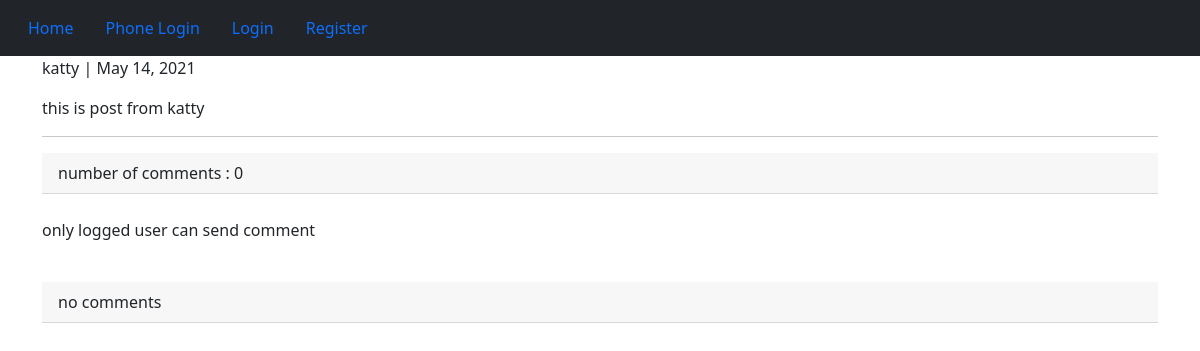
The page /2021/5/14/this-is-post-from-katty/ on the database as committed earlier.
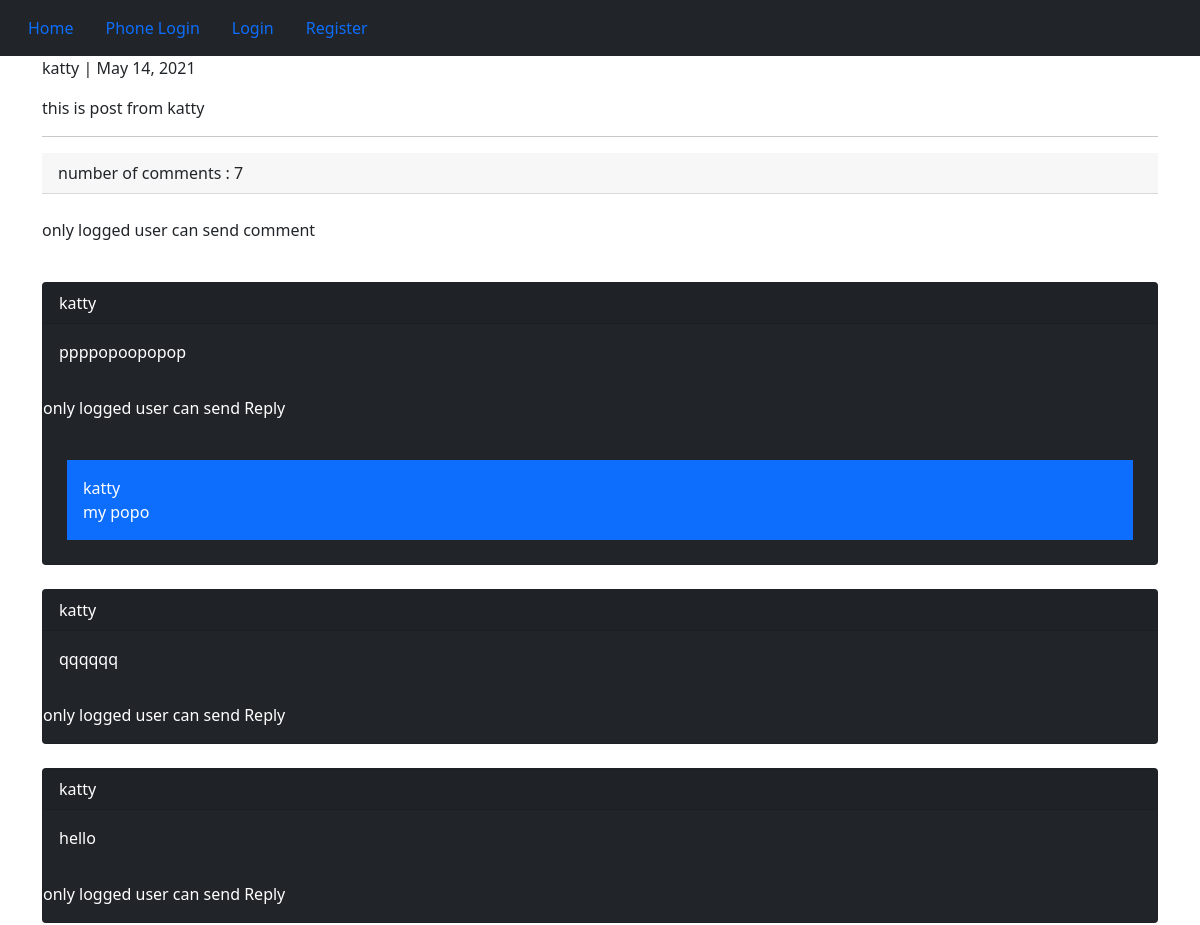
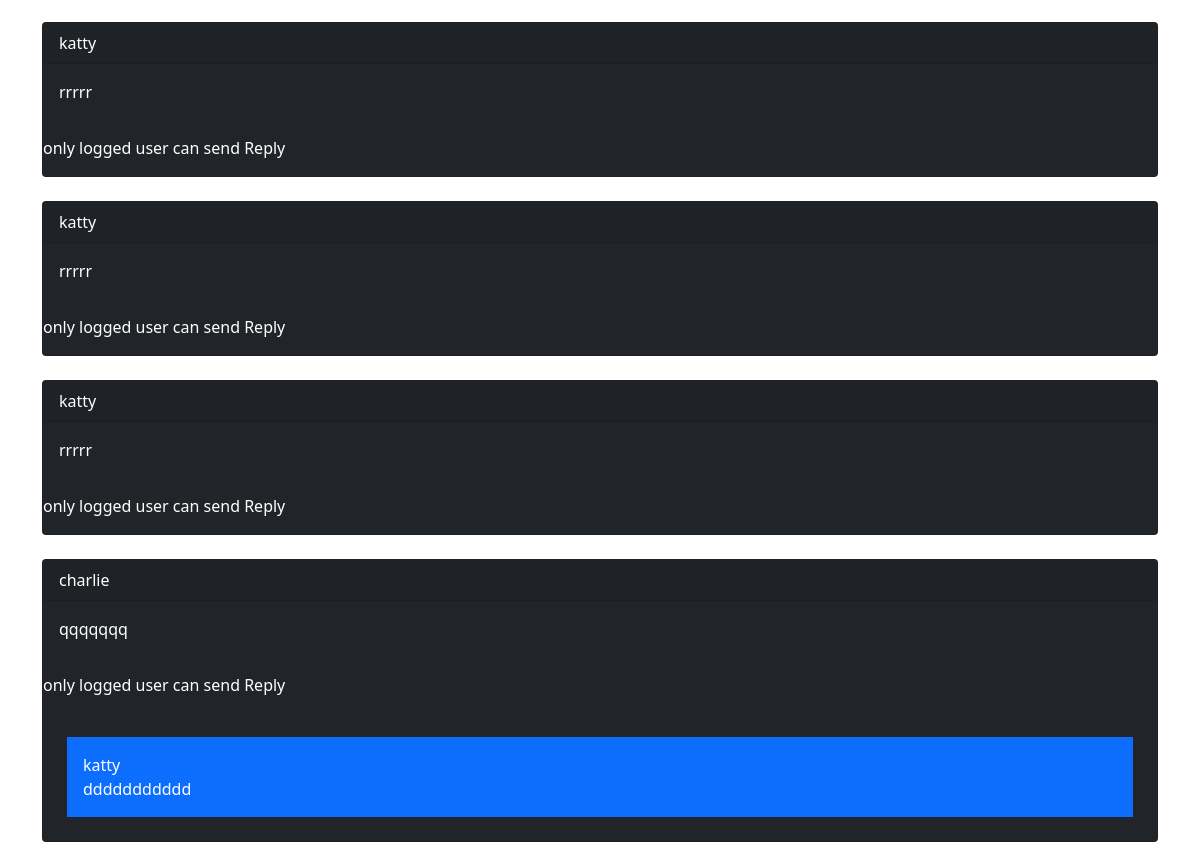
The same page on the database as committed later (2 pictures, top to bottom).
### posts/models.py (models this page shows, shortened)
class Post (models.Model):
    user =      models.ForeignKey(User, on_delete = models.CASCADE)
    body =      models.TextField(max_length = 500)
    slug =      models.SlugField(max_length = 200)
    created =   models.DateTimeField(auto_now_add = True)
    class Meta :
        ordering = ('-created',)

class Comment(models.Model):
    user =      models.ForeignKey(User, on_delete=models.CASCADE , related_name='usercomments')
    post =      models.ForeignKey(Post, on_delete=models.CASCADE , related_name='postcomments')
    reply =     models.ForeignKey('self', on_delete=models.CASCADE, null=True, blank=True, related_name='replies' )
    is_reply =  models.BooleanField(default=False)
    body =      models.TextField(max_length=400)
    created =   models.DateTimeField(auto_now_add=True)
    class Meta :
        ordering = ('-created',)

### posts/views.py (the view, shortened to what this page needs)
# urls.py: path('<int:year>/<int:month>/<int:day>/<slug:slug>/', views.post_detail, name='post_detail'),
def post_detail(request, year, month, day, slug):
    the_post = get_object_or_404( Post, created__year = year, created__month = month, created__day = day, slug = slug )
    comments = the_post.postcomments.filter(is_reply = False)
    form = AddCommentForm()
    reply_form = AddReplyForm()
    context = {
        'post' : the_post,
        'comments' : comments ,
        'form' : form,
        'reply_form' : reply_form
    }
    return render(request,'posts/post_detail.html', context)

### posts/templates/posts/post_detail.html (shortened to what this page needs)
{% extends 'base.html' %}
{% block content %}
    <p>{{ post.user }} |  {{ post.created|date }}</p>
    <p>{{ post.body }}</p>
    <hr />
    <p class='card-header' >number of comments : {{ comments.count }}</p>
    <br />
    {% if request.user.is_authenticated %}
        <form action='' method='POST'>
            {% csrf_token %}
            {{ form.as_p }}
            <input type='submit' value='Send comment' class='btn btn-primary' >
        </form>
    {% else %}
        <p>only logged user can send comment</p>
    {% endif %}
    <br />
    {% for comment in comments %}
        <div class='card bg-dark text-white' >
            <p class='card-header' >{{ comment.user }}</p>
            <p class='card-body' >{{ comment.body }}</p>
            {% if request.user.is_authenticated %}
            <div class ='card-body' >
                <form action='{% url "posts:add_reply" comment.id %}' method='POST' >
                    {% csrf_token %}
                    {{ form.as_p }}
                    <input type='submit' value='Send Reply' class='btn btn-primary' >
                </form>
            </div>
            {% else %}
                <p>only logged user can send Reply</p>
            {% endif %}
            {% for reply in comment.replies.all %}
                <p class='bg-primary text-white p-3 m-4' >{{ reply.user }} <br /> {{ reply.body }} </p>
            {% endfor %}
        </div>
        <br />
    {% empty %}
        <p class='card-header' > no comments </p>
    {% endfor %}
{% endblock %}

### templates/base.html (shortened to what this page needs)
<!DOCTYPE html>
<html>
    <head>
        <link href="https://cdn.jsdelivr.net/npm/bootstrap@5.0.0-beta3/dist/css/bootstrap.min.css" rel="stylesheet">
    </head>
    <body>
        {% include 'inc/navbar.html' %}
        <div class="container" >
            {% block content %} {% endblock %}
        </div>
    </body>
</html>

### templates/inc/navbar.html
<nav class="navbar navbar-expand-lg navbar-dark bg-dark">
    <div class="container-fluid">
      <div class="collapse navbar-collapse" id="navbarNav">
        <a class="nav-link active" aria-current="page" href="{% url 'posts:all_posts' %}">Home</a>
        {% if request.user.is_authenticated %}
        <a class="nav-link active" aria-current="page" href="{% url 'posts:add_post' %}">Add Post</a>
        <a class="nav-link active" aria-current="page" href="{% url 'usermanage:edit_profile' %}">Edit Profile</a>
        <a class="nav-link active" aria-current="page" href="{% url 'usermanage:logout' %}">Logout</a>
        {% else %}
        <a class="nav-link active" aria-current="page" href="{% url 'usermanage:phone_login' %}">Phone Login</a>
        <a class="nav-link active" aria-current="page" href="{% url 'usermanage:login' %}">Login</a>
        <a class="nav-link active" aria-current="page" href="{% url 'usermanage:register' %}">Register</a>
        {% endif %}
      </div>
    </div>
  </nav>

Rows that differ between the two databases and show on the page:
added Comment: user "katty", body "ppppopoopopop"
added Comment: user "katty", body "my popo"
added Comment: user "katty", body "qqqqqq"
added Comment: user "katty", body "hello"
added Comment: user "katty", body "rrrrr"
added Comment: user "katty", body "rrrrr"
added Comment: user "katty", body "rrrrr"
added Comment: user "charlie", body "qqqqqqq"
added Comment: user "katty", body "ddddddddddd", shown under "charlie"
Other text that changed with them:
{{ comments.count }}: "0" → "7"
text no longer shown: "no comments"
